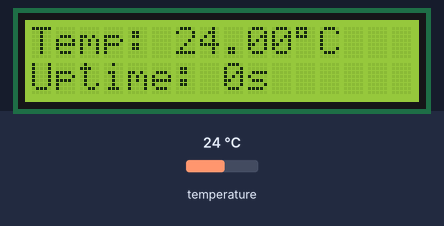
A sketch run on a simulated Arduino Uno, built with avr-gcc and run on an emulated ATmega328P. Parts: 16×2 character LCD. The inputs (shaded band) are chosen by the test bench; at power-on: temperature 24 °C. What the sketch prints to the serial monitor is not drawn.

Above: at 1.2 s.
1.3 s: temperature set to 12 °C
At 2.7 s:
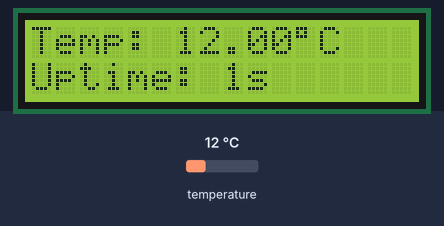
4.4 s: temperature set to 19 °C
At 5.8 s:
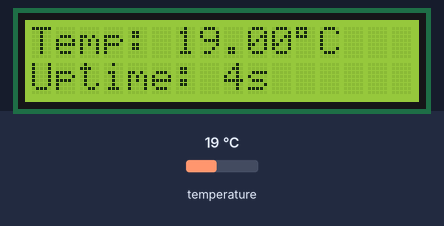
7.5 s: temperature set to 28 °C
At 8.8 s:
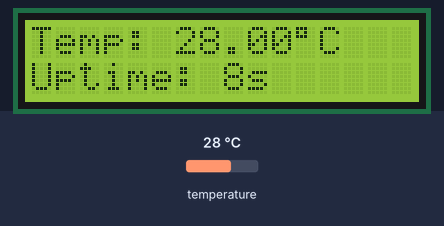
Timing chart, 0 to 10.5 s (numbered marks = the images above; inputs shaded):
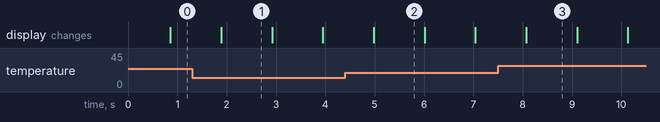

Measured:
- what the display in image 1 shows lasts 1.0 s, from 1.9 s to 2.9 s

The sketch:

ds18b20-lcd.ino
```cpp
#include <OneWire.h>
#include <DallasTemperature.h>
#include <LiquidCrystal.h>
#include <time.h>

#define ONE_WIRE_BUS 7

OneWire oneWire(ONE_WIRE_BUS);
DallasTemperature sensors(&oneWire);
LiquidCrystal lcd(12, 11, 5, 4, 3, 2);

void setup() {
  Serial.begin(9600);
  Serial.println("Dallas Temperature demo");
  sensors.begin();
  lcd.begin(16, 2);
}

void loop() {
  sensors.requestTemperatures();
  Serial.println(sensors.getTempCByIndex(0));
  lcd.setCursor(0,0);
  lcd.print("Temp: ");
  lcd.print(sensors.getTempCByIndex(0));
  lcd.print((char)223);
  lcd.print("C");
  lcd.setCursor(0,1);
  lcd.print("Uptime: ");
  lcd.print(millis()/1000);
  lcd.print("s");
  delay(250);

}
```
